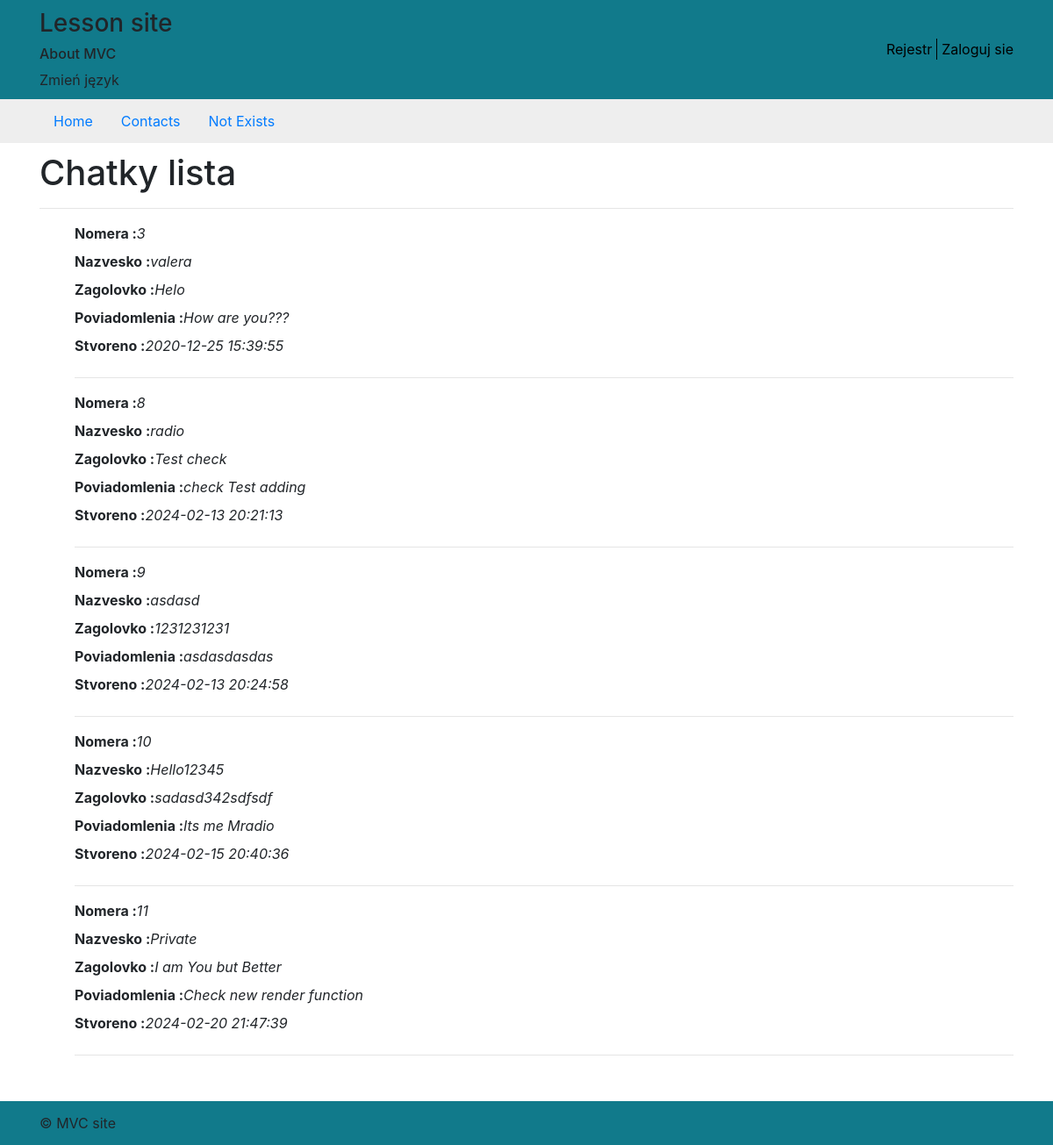
Screenshot of /?ln=pl with the database file from the repository.
### tables this page shows
CREATE TABLE `messages` (
  `id` int unsigned NOT NULL AUTO_INCREMENT,
  `name` varchar(255) DEFAULT NULL,
  `title` varchar(128) NOT NULL,
  `message` text NOT NULL,
  `created_at` datetime NOT NULL,
  `status` int unsigned DEFAULT '0',
  `user_id` int unsigned NOT NULL,
  PRIMARY KEY (`id`)
);

### Core/System.php (called while the page is built, shortened)
<?php
class System
{
   public static function template(string $path, array $params): string {
        extract($params);
        include($path);
        $html = ob_get_clean();
        return $html;
    }
}

### Controller/Messages/MessageIndex.php (called while the page is built, shortened)
<?php
class MessageIndex extends CoreController
{
    private bool $successText = false;
    public function render() : string
    {
        $messages = Messages::getMessages(DbConnect::getConnect());
        $boolResult = $this->getBoolRole([1,2]);
        $this->content = System::template(static::CONTENT_PATH, ['successText' => $this->successText, 'messages' => $messages, 'boolResult' => $boolResult]);
        $mainHtml = Includer::includeHTML(static::INCLUDE_PATH, $this);
        return $mainHtml;
    }
}

### init.php (called while the page is built, shortened)
<?php
function autoload($className): void
{
    $className = ltrim($className, '\\');
    $fileName  = '';
    if ($lastNsPos = strrpos($className, '\\')) {
        $namespace = substr($className, 0, $lastNsPos);
        $className = substr($className, $lastNsPos + 1);
        $fileName  = str_replace('\\', DIRECTORY_SEPARATOR, $namespace) . DIRECTORY_SEPARATOR;
    }
    $fileName .= str_replace('_', DIRECTORY_SEPARATOR, $className) . '.php';
}

### Core/DbConnect.php (called while the page is built, shortened)
<?php
class DbConnect
{
    private static $connect;
    static function init() {
        self::$connect = mysqli_connect(self::DB_HOST, self::DB_USER, self::DB_PASS, self::DB_DATABASE_NAME) or die('Mysql connection error: ' . mysqli_error());
    }
    static function getConnect()
    {
        return static::$connect;
    }
}

### Model/Messages.php (called while the page is built, shortened)
<?php
class Messages
{
    public static function getMessages($connect) : array {
        $queryString = "SELECT * FROM messages WHERE 1";
        $result_arr = mysqli_fetch_all(mysqli_query($connect, $queryString),MYSQLI_ASSOC);
        return $result_arr ?? [];
    }
}

### Core/Language.php (called while the page is built, shortened)
<?php
class Language {
    public static function __(string $string) : string {
        $ln = $_GET['ln'] ?? false;
        if (isset($_SESSION['translate']) && is_array($_SESSION['translate'])) {
            foreach ($_SESSION['translate'] as $line) {
                if(strpos($line, $string."|") === 0) {
                    return explode("|", $line)[1] ?? $string;
                }
            }
        }
        return $string;
    }
}

### view/messages/v_index.php (the view, shortened to what this page needs)
<ul>
    <?php foreach ($messages as $message): ?>
    <li>
        <label><strong><?= Language::__('Message id') ?>:</strong></label><em><?= $message['id'] ?></em><br>
        <label><strong><?= Language::__('User Name') ?>:</strong></label><em><?= $message['name'] ?></em><br>
        <label><strong><?= Language::__('Title') ?>:</strong></label><em><?= $message['title'] ?></em><br>
        <label><strong><?= Language::__('Message') ?>:</strong></label><em><?= $message['message'] ?></em><br>
        <label><strong><?= Language::__('Created At') ?>:</strong></label><em><?= $message['created_at'] ?></em><br>
        <hr>
    </li>
    <?php endforeach; ?>
</ul>

### assets/css/main.css (style rules this page uses)
html { position: relative; min-height: 100%; }
body { margin-bottom: 60px; }
ul>li { display: flow-root; }

### rows the page displays
messages: id "3", name "valera", title "Helo", message "How are you???", created_at "2020-12-25 15:39:55"
messages: id "8", name "radio", title "Test check", message "check Test adding", created_at "2024-02-13 20:21:13"
messages: id "9", name "asdasd", title "1231231231", message "asdasdasdas", created_at "2024-02-13 20:24:58"
messages: id "10", name "Hello12345", title "sadasd342sdfsdf", message "Its me Mradio", created_at "2024-02-15 20:40:36"
messages: id "11", name "Private", title "I am You but Better", message "Check new render function", created_at "2024-02-20 21:47:39"

### other values shown
Language::__('Change The Language') "Zmień język"
Language::__('Register') "Rejestr"
Language::__('Login') "Zaloguj sie"
Language::__('Home') "Home"
Language::__('Contacts') "Contacts"
Language::__('Not Exists') "Not Exists"
$controller->getTitle() "Chatky lista"
